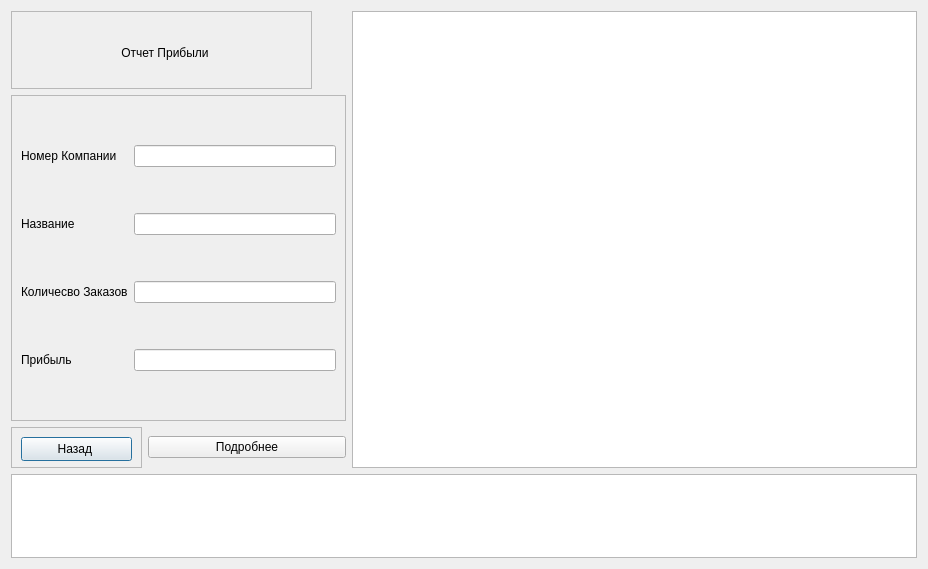
<?xml version="1.0" encoding="UTF-8"?>
<ui version="4.0">
 <class>company_profit</class>
 <widget class="QDialog" name="company_profit">
  <property name="geometry">
   <rect>
    <x>0</x>
    <y>0</y>
    <width>928</width>
    <height>569</height>
   </rect>
  </property>
  <property name="windowTitle">
   <string>Dialog</string>
  </property>
  <layout class="QGridLayout" name="gridLayout_2">
   <item row="0" column="0" colspan="2">
    <widget class="QFrame" name="frame_title_Report">
     <property name="minimumSize">
      <size>
       <width>301</width>
       <height>78</height>
      </size>
     </property>
     <property name="maximumSize">
      <size>
       <width>301</width>
       <height>78</height>
      </size>
     </property>
     <property name="frameShape">
      <enum>QFrame::StyledPanel</enum>
     </property>
     <property name="frameShadow">
      <enum>QFrame::Raised</enum>
     </property>
     <layout class="QHBoxLayout" name="horizontalLayout_3">
      <item>
       <widget class="QLabel" name="ImgReport">
        <property name="text">
         <string/>
        </property>
        <property name="pixmap">
         <pixmap resource="Recource.qrc">:/rec/img/report.png</pixmap>
        </property>
       </widget>
      </item>
      <item>
       <widget class="QLabel" name="lbReport">
        <property name="minimumSize">
         <size>
          <width>184</width>
          <height>64</height>
         </size>
        </property>
        <property name="maximumSize">
         <size>
          <width>203</width>
          <height>64</height>
         </size>
        </property>
        <property name="styleSheet">
         <string notr="true">font: 20pt &quot;Segoe UI&quot;;</string>
        </property>
        <property name="text">
         <string> Отчет Прибыли</string>
        </property>
       </widget>
      </item>
     </layout>
    </widget>
   </item>
   <item row="1" column="0" colspan="2">
    <widget class="QFrame" name="frame">
     <property name="minimumSize">
      <size>
       <width>335</width>
       <height>326</height>
      </size>
     </property>
     <property name="maximumSize">
      <size>
       <width>335</width>
       <height>326</height>
      </size>
     </property>
     <property name="frameShape">
      <enum>QFrame::StyledPanel</enum>
     </property>
     <property name="frameShadow">
      <enum>QFrame::Raised</enum>
     </property>
     <layout class="QGridLayout" name="gridLayout">
      <item row="2" column="1">
       <widget class="QLineEdit" name="leCount_orders"/>
      </item>
      <item row="0" column="0">
       <widget class="QLabel" name="lbID_2">
        <property name="text">
         <string>Номер Компании</string>
        </property>
       </widget>
      </item>
      <item row="2" column="0">
       <widget class="QLabel" name="lbINN_2">
        <property name="text">
         <string>Количесво Заказов</string>
        </property>
       </widget>
      </item>
      <item row="0" column="1">
       <widget class="QLineEdit" name="leID"/>
      </item>
      <item row="1" column="0">
       <widget class="QLabel" name="lbName_2">
        <property name="text">
         <string>Название</string>
        </property>
       </widget>
      </item>
      <item row="1" column="1">
       <widget class="QLineEdit" name="leName"/>
      </item>
      <item row="3" column="1">
       <widget class="QLineEdit" name="leSum"/>
      </item>
      <item row="3" column="0">
       <widget class="QLabel" name="label">
        <property name="text">
         <string>Прибыль</string>
        </property>
       </widget>
      </item>
     </layout>
    </widget>
   </item>
   <item row="2" column="0">
    <widget class="QFrame" name="frame_4">
     <property name="minimumSize">
      <size>
       <width>131</width>
       <height>41</height>
      </size>
     </property>
     <property name="maximumSize">
      <size>
       <width>131</width>
       <height>41</height>
      </size>
     </property>
     <property name="frameShape">
      <enum>QFrame::StyledPanel</enum>
     </property>
     <property name="frameShadow">
      <enum>QFrame::Raised</enum>
     </property>
     <widget class="QPushButton" name="btnBack">
      <property name="geometry">
       <rect>
        <x>10</x>
        <y>10</y>
        <width>111</width>
        <height>24</height>
       </rect>
      </property>
      <property name="text">
       <string>Назад </string>
      </property>
     </widget>
    </widget>
   </item>
   <item row="2" column="1">
    <widget class="QPushButton" name="btnReport_orders">
     <property name="text">
      <string>Подробнее</string>
     </property>
    </widget>
   </item>
   <item row="3" column="0" colspan="3">
    <widget class="QTextEdit" name="teResult">
     <property name="sizePolicy">
      <sizepolicy hsizetype="Minimum" vsizetype="Expanding">
       <horstretch>0</horstretch>
       <verstretch>0</verstretch>
      </sizepolicy>
     </property>
     <property name="readOnly">
      <bool>true</bool>
     </property>
    </widget>
   </item>
   <item row="0" column="2" rowspan="3">
    <widget class="QTableWidget" name="twOrg"/>
   </item>
  </layout>
 </widget>
 <resources>
  <include location="Recource.qrc"/>
 </resources>
 <connections/>
</ui>
